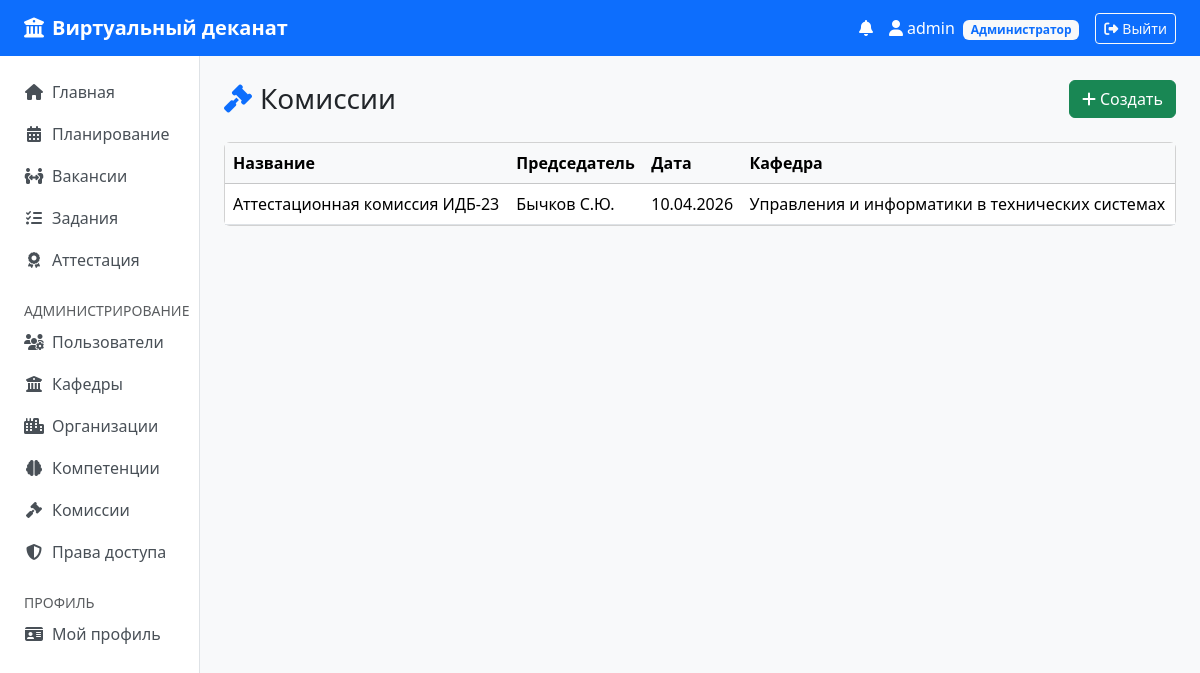
The app's page /attestation/commissions (signed in) with its own data.
### models.py (models this page shows, shortened)
class User(UserMixin, db.Model):
    __tablename__ = "users"
    id        = db.Column(db.Integer, primary_key=True)
    login     = db.Column(db.String(64), unique=True, nullable=False)
    password  = db.Column(db.String(256), nullable=False)
    role      = db.Column(db.String(32), nullable=False)
    is_active = db.Column(db.Boolean, nullable=False, default=True)
    student = db.relationship("Student", backref="user", uselist=False)
    teacher = db.relationship("Teacher", backref="user", uselist=False)
    curator = db.relationship("Curator", backref="user", uselist=False)
    notifications = db.relationship("Notification", backref="user", lazy="dynamic",
                                     order_by="Notification.created_at.desc()")
    @property
    def unread_count(self):
        return self.notifications.filter_by(is_read=False).count()

class Commission(db.Model):
    __tablename__ = "commissions"
    id           = db.Column(db.Integer, primary_key=True)
    name         = db.Column(db.String(255), nullable=False)
    chairman     = db.Column(db.String(255), nullable=False)
    session_date = db.Column(db.Date, nullable=False)
    kafedra_id   = db.Column(db.Integer, db.ForeignKey("kafedras.id"))
    kafedra      = db.relationship("Kafedra", backref="commissions")
    attestations = db.relationship("Attestation", backref="commission")

class Kafedra(db.Model):
    __tablename__ = "kafedras"
    id      = db.Column(db.Integer, primary_key=True)
    name    = db.Column(db.String(255), nullable=False)
    faculty = db.Column(db.String(100), nullable=False)
    teachers = db.relationship("Teacher", backref="kafedra")
    students = db.relationship("Student", backref="kafedra")

### attestation/routes.py (the view)
@bp.route("/commissions")
@login_required
@requires_role("admin")
def commissions():
    items = Commission.query.order_by(Commission.session_date.desc()).all()
    return render_template("attestation/commissions.html", commissions=items)

### templates/attestation/commissions.html (shortened to what this page needs)
{% extends 'base.html' %}
{% block content %}
<div class="d-flex justify-content-between align-items-center mb-4">
  <h3 class="mb-0"><i class="fa-solid fa-gavel text-primary me-2"></i>Комиссии</h3>
  <a href="{{ url_for('attestation.commission_create') }}" class="btn btn-success"><i class="fa-solid fa-plus me-1"></i>Создать</a>
</div>
<div class="card"><div class="card-body p-0">
  <table class="table table-hover mb-0"><thead class="table-light"><tr><th>Название</th><th>Председатель</th><th>Дата</th><th>Кафедра</th></tr></thead>
    <tbody>{% for c in commissions %}<tr><td>{{ c.name }}</td><td>{{ c.chairman }}</td><td>{{ c.session_date.strftime('%d.%m.%Y') }}</td><td>{{ c.kafedra.name if c.kafedra else '—' }}</td></tr>{% endfor %}</tbody></table>
</div></div>
{% endblock %}

### templates/base.html (shortened to what this page needs)
<!doctype html>
<html lang="ru">
<head>
  <link rel="stylesheet" href="https://cdn.jsdelivr.net/npm/bootstrap@5.3.3/dist/css/bootstrap.min.css">
  <link rel="stylesheet" href="https://cdnjs.cloudflare.com/ajax/libs/font-awesome/6.5.0/css/all.min.css">
</head>
<body>
{% if current_user.is_authenticated %}
<nav class="navbar navbar-expand-lg navbar-dark bg-primary mb-0">
  <div class="container-fluid px-4">
    <a class="navbar-brand" href="{{ url_for('dashboard.index') }}">
      <i class="fa-solid fa-university me-2"></i>Виртуальный деканат
    </a>
    <div class="ms-auto d-flex align-items-center gap-3">
      <a href="{{ url_for('profile.notifications') }}" class="text-white text-decoration-none position-relative">
        <i class="fa-solid fa-bell"></i>
      </a>
      <a href="{{ url_for('profile.index') }}" class="text-white text-decoration-none">
        <i class="fa-solid fa-user me-1"></i>{{ current_user.login }}
        {% set role_labels = {'student': 'Студент', 'curator': 'Куратор', 'teacher': 'Преподаватель', 'admin': 'Администратор'} %}
        <span class="badge bg-light text-primary role-badge ms-1">{{ role_labels.get(current_user.role, current_user.role) }}</span>
      </a>
      <a href="{{ url_for('auth.logout') }}" class="btn btn-outline-light btn-sm">
        <i class="fa-solid fa-right-from-bracket me-1"></i>Выйти
      </a>
    </div>
  </div>
</nav>
<div class="container-fluid">
  <div class="row">
    <nav class="col-md-2 bg-white sidebar border-end py-3 px-2">
      <ul class="nav flex-column">
        <li class="nav-item"><a class="nav-link" href="{{ url_for('dashboard.index') }}"><i class="fa-solid fa-house me-2"></i>Главная</a></li>
        {% if current_user.role in ('teacher', 'admin') %}
        <li class="nav-item"><a class="nav-link" href="{{ url_for('planning.index') }}"><i class="fa-solid fa-calendar-days me-2"></i>Планирование</a></li>
        {% endif %}
        <li class="nav-item"><a class="nav-link" href="{{ url_for('distribution.index') }}"><i class="fa-solid fa-people-arrows me-2"></i>Вакансии</a></li>
        <li class="nav-item"><a class="nav-link" href="{{ url_for('execution.index') }}"><i class="fa-solid fa-list-check me-2"></i>Задания</a></li>
        <li class="nav-item"><a class="nav-link" href="{{ url_for('attestation.index') }}"><i class="fa-solid fa-award me-2"></i>Аттестация</a></li>
        {% if current_user.role == 'admin' %}
        <li class="nav-item mt-3"><small class="text-muted px-3">АДМИНИСТРИРОВАНИЕ</small></li>
        <li class="nav-item"><a class="nav-link" href="{{ url_for('dashboard.admin_users') }}"><i class="fa-solid fa-users-gear me-2"></i>Пользователи</a></li>
        <li class="nav-item"><a class="nav-link" href="{{ url_for('dashboard.admin_kafedras') }}"><i class="fa-solid fa-building-columns me-2"></i>Кафедры</a></li>
        <li class="nav-item"><a class="nav-link" href="{{ url_for('dashboard.admin_orgs') }}"><i class="fa-solid fa-city me-2"></i>Организации</a></li>
        <li class="nav-item"><a class="nav-link" href="{{ url_for('dashboard.admin_komps') }}"><i class="fa-solid fa-brain me-2"></i>Компетенции</a></li>
        <li class="nav-item"><a class="nav-link" href="{{ url_for('attestation.commissions') }}"><i class="fa-solid fa-gavel me-2"></i>Комиссии</a></li>
        <li class="nav-item"><a class="nav-link" href="{{ url_for('dashboard.admin_permissions') }}"><i class="fa-solid fa-shield-halved me-2"></i>Права доступа</a></li>
        {% endif %}
        <li class="nav-item mt-3"><small class="text-muted px-3">ПРОФИЛЬ</small></li>
        <li class="nav-item"><a class="nav-link" href="{{ url_for('profile.index') }}"><i class="fa-solid fa-id-card me-2"></i>Мой профиль</a></li>
      </ul>
    </nav>
    <main class="col-md-10 py-4 px-4">
      {% block content %}{% endblock %}
    </main>
  </div>
</div>
{% endif %}
</body>
</html>

### templates/base.html (style rules this page uses)
body { background-color: #f8f9fa; }
.navbar-brand { font-weight: 600; }
.role-badge { font-size: .75rem; }
.sidebar { min-height: calc(100vh - 72px); }
.sidebar .nav-link { color: #495057; border-radius: .375rem; margin-bottom: 2px; }
.sidebar .nav-link i { width: 20px; text-align: center; }

### records on screen
User: login "admin", get "Администратор"
Commission: name "Аттестационная комиссия ИДБ-23", chairman "Бычков С.Ю.", session_date "10.04.2026", kafedra "Управления и информатики в технических системах"
